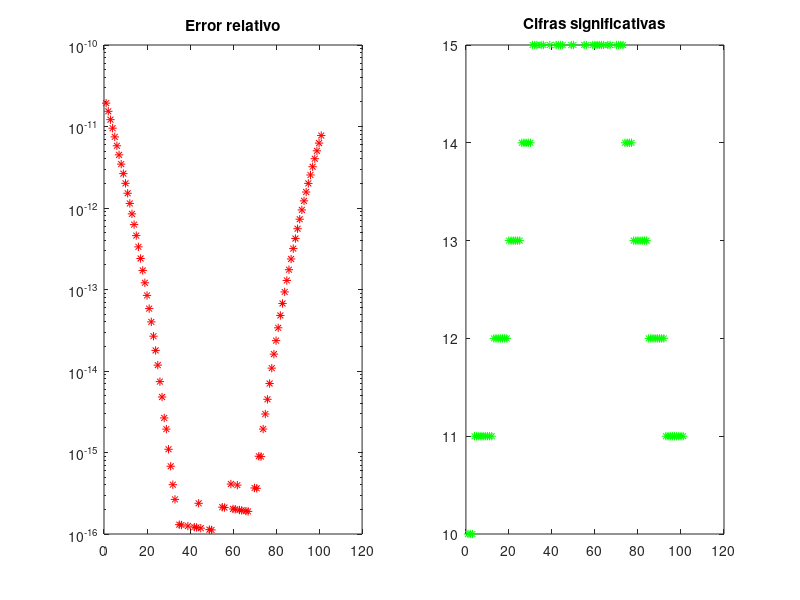

MATLAB code to generate this figure:
clear;
clc;

    %a.
%valor calculado por Matlab
valor_matlab = exp(0.5);

%valor aproximado por la serie dada
n = 0:1:10;
x1 = (0.5.^n)./factorial(n);
vap = sum(x1);

%Imprimir resultados
fprintf('Valor Aproximado %.15f Valor Matlab %.15f\n',vap,valor_matlab)

er_abs = abs(valor_matlab - vap);	%error absoluto
er_rel=er_abs/valor_matlab;	%error relativo

ncif=floor(-log10(er_rel));


    %b.con bucles
x1 = zeros(1,11);
for n = 0:10
    x1(n+1) = (0.5.^n)./ factorial(n);
end
vap1 = sum(x1);

%Imprimir resultados
fprintf('Valor Aproximado %.15f Valor Matlab %.15f\n',vap1,valor_matlab)
    
    
    %c.

valoresx = [-0.5:0.01:0.5];
k=1;
for x = valoresx
    valor_real = exp(x);
    n = 0:1:10;
    valor_aprox = sum((x.^n)./factorial(n));
    er_rel(k) = abs(valor_real - valor_aprox)/abs(valor_real);
    ncif(k) = floor(-log10(er_rel(k)));
    k = k+1;
    
end
%grafica
subplot(1,2,1),semilogy(er_rel,'*r'),title('Error relativo')
subplot(1,2,2), plot(ncif,'*g'),title('Cifras significativas')











